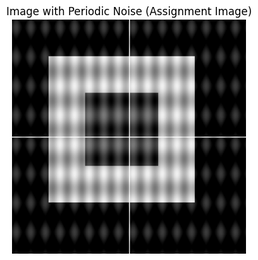
%> input picture Image1_PNoise.png, 258 x 260 px, shrunk from 408 x 411 before the run
$ octave butterworth_notch_reject.m   (GNU Octave 9; MATLAB toolbox functions it lacks are replaced by stand-ins)
%> lines starting %> are read from the running program, lines starting %| are printed output that depends on the picture
% MATLAB program implementing a Butterworth Notch Reject Filter (BNRF) used to remove
% periodic noise in the assignment image 'Image2_PNoise.png'.
%
% The implementation follows the approach demonstrated in:
% https://www.youtube.com/watch?v=Ht37gT4hoy0
% I do not claim ownership of the original source code. All credit is given to
% this source for explaining the filtering concepts and serving as the
% primary reference for the method.
%
% An LLM (GPT-5) was used to assist in constructing the filter and to gain
% a broader understanding of how it works.
clc;
clear all;
close all;

a = imread('Image1_PNoise.png'); % Read the image
%> a is the input picture: size 260x258x3 uint8; min 0, max 255, mean 99.3
a = rgb2gray(a);  % Convert the image to gray scale
%> a: size 260x258 uint8
a = im2double(a); % Convert the range of colors from 0-255 to 0-1
%> a: size 260x258 double
[m,n]=size(a);
%> m = 260; n = 258

% Subplot of the image with noise
subplot(2,3,1);
imshow(a);
title('Image with noise');

A = fft2(a);    % Fourier transform of image
subplot(2,3,2);
imshow(uint8(abs(A)));
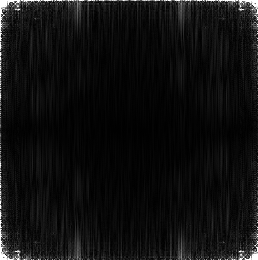
%> displayed picture: size 260x258, on the screen's scale of 0 to 255; min 0, max 255, mean 15.2
title('F.T. of i/p without shift');

A_shift = fftshift(A); % Shifting origin
A_real = abs(A_shift); % Magnitude of A_shift(Freq. domain repre.)
subplot(2,3,3)
imshow(uint8(A_real));
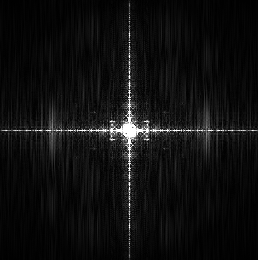
%> displayed picture: size 260x258, on the screen's scale of 0 to 255; min 0, max 255, mean 15.2; mean of the top-left, top-right, bottom-left and bottom-right quarters 13.6, 15.3, 15.4, 16.6
title('Frequency domain image');

D0 = 13;  % Notch radius
n_order = 6; % Butterworth order

% Notch centers (offsets from the center of the spectrum).
u0 = [14 28 42 56 70 84];
v0 = [16 32 48 64 80 96];

% Build Butterworth Notch Reject Filter
H = ones(m,n);

for k = 1:length(u0)
    Hk = zeros(m,n);
    for u = 1:m
        for v = 1:n
            D1 = sqrt((u - m/2 - u0(k))^2 + (v - n/2 - v0(k))^2);
            D2 = sqrt((u - m/2 + u0(k))^2 + (v - n/2 + v0(k))^2);
            Hk(u,v) = 1 / (1 + ((D0^2)/((D1*D2)+eps))^n_order);
        end
    end
    H = H .* Hk;
end
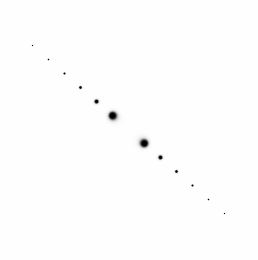
%> H: size 260x258 double; min 5.14e-108, max 1, mean 0.997

% Apply filter in frequency domain and return to spatial domain
G = H .* A_shift;
G_ishift = ifftshift(G);
g = ifft2(G_ishift);

subplot(2,3,4);
imshow(H,[]);
title('Butterworth Notch Reject Filter');

subplot(2,3,5);
mesh(H);
title('Surface plot BNRF');

subplot(2,3,6);
imshow(mat2gray(real(g)));
title('Butterworth notch filtered image');
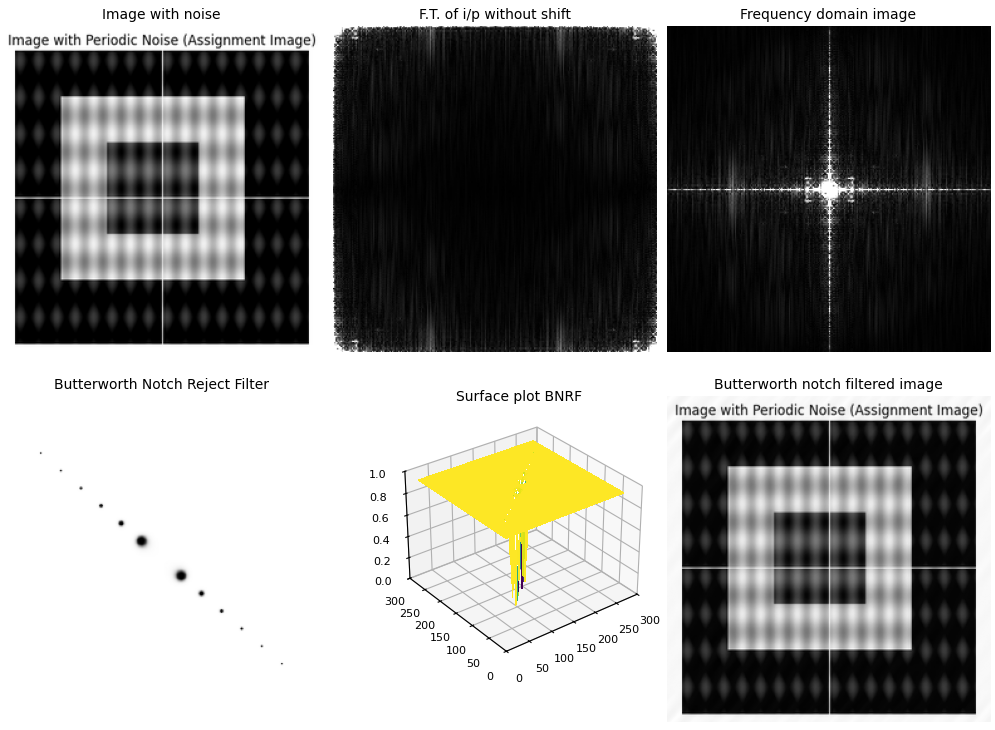
%> figure redrawn from the program's plot data, 6 panels
